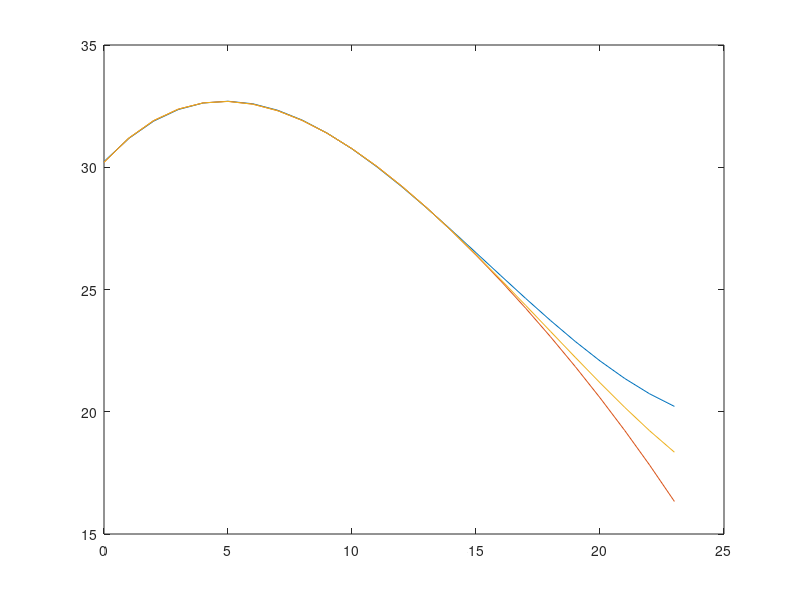

This figure's MATLAB source:
%Prueba automatica para el ejercicio semi-manual
x=0:14; 
y = [30.2, 31.2, 31.9, 32.4, 32.6, 32.7, 32.6, 32.3, 31.9, 31.4, 30.8, 30.0, 29.2, 28.4, 27.4];
p=polyfit(x,y,3); %sin el punto y coma salen los coeficientes 
p4=polyfit(x,y,4); %sin el punto y coma salen los coeficientes 
p5=polyfit(x,y,5); %sin el punto y coma salen los coeficientes 
%Para graficar la ecuacion se usa:
xplot=0:23; 
yplot=polyval(p,xplot, 'r'); 
plot(xplot,yplot)
hold on
y4plot=polyval(p4,xplot, 'b'); 
plot(xplot,y4plot)
hold on
y5plot=polyval(p5,xplot, 'y'); 
plot(xplot,y5plot)
fprintf('El valor proyectado al mes 24 para la cubica: %4.2f \n', yplot(24))
fprintf('El valor proyectado al mes 24 para la cuarta: %4.2f \n', y4plot(24))
fprintf('El valor proyectado al mes 24 para la quinta: %4.2f \n', y5plot(24))
%yplot(x) indica que valor de la funcion queremos graficar